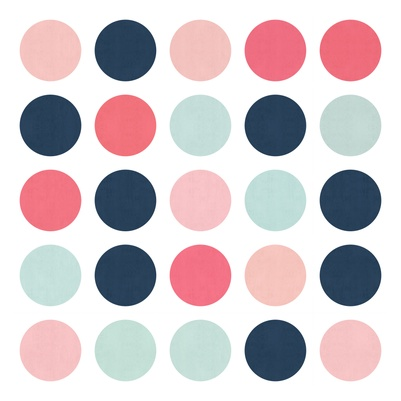
#> input picture TransformadaHough/Image/bola.jpg, 401 x 401 px, given in place of prova-01.ppm, which was not available
$ python filters.py   (older library calls are emulated)
#> lines starting #> are read from the running program, lines starting #| are printed output that depends on the picture; after the words box and inside, x2 and y2 are one past the last pixel; in counts of white or black regions, pixels touching at a corner belong together; pictures that were not available may be replaced by others from this repository, and a replacement may not be noted
import cv2
import numpy as np

# file = input("Insira o nome da imagem: ")
img = cv2.imread('Image/prova-01.ppm')
#> img is the input picture: shape (401, 401, 3); mean B, G, R 207, 202.8, 213.6

ddepth = cv2.CV_16S
kernel_size = 3

#Escala de cinza
imgGray = cv2.cvtColor(img, cv2.COLOR_BGR2GRAY)
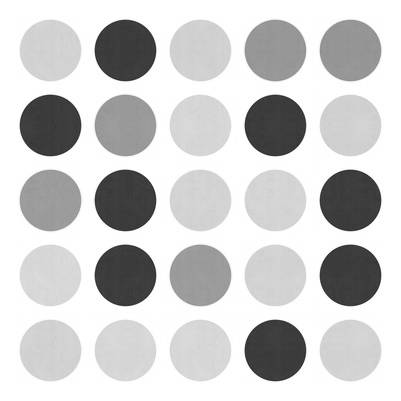
#> imgGray: shape (401, 401); min 36, max 255, mean 206.6

#Filtro Média
imgMedia = cv2.blur(img,(7,7))

#Filtro Laplaciano
auxLaplacian = cv2.Laplacian(imgGray, ddepth, ksize=kernel_size)
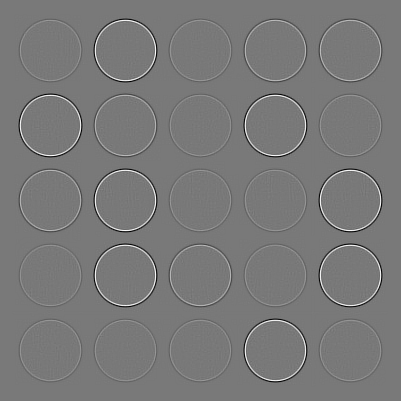
#> auxLaplacian: shape (401, 401) int16; min -632, max 698, mean 0; drawn with min black and max white
imgLaplacian = cv2.convertScaleAbs(auxLaplacian)

#Filtro Gaussiano
imgGaussian = cv2.GaussianBlur(imgGray,(3,3),0)

#Filtro de Canny
imgCanny = cv2.Canny(img,100,200)
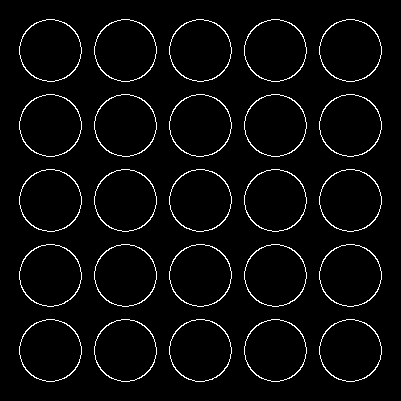
#> imgCanny: shape (401, 401); 3.5% white in thin lines or dots, all inside (x1, y1, x2, y2) = (19, 19, 382, 382)

#Filtro de Sobel
imgSobelEixoX = cv2.Sobel(imgGaussian,cv2.CV_8U,1,0,ksize=5)
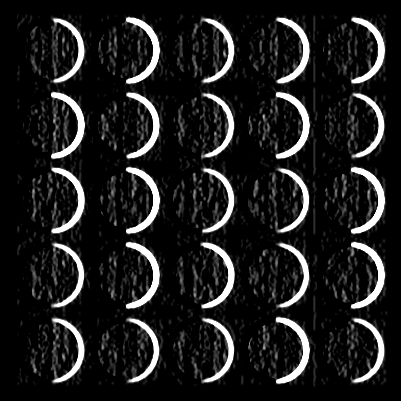
#> imgSobelEixoX: shape (401, 401); min 0, max 255, mean 30.2
imgSobelEixoY = cv2.Sobel(imgGaussian,cv2.CV_8U,0,1,ksize=5)
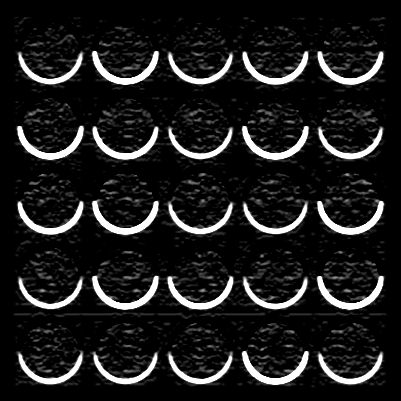
#> imgSobelEixoY: shape (401, 401); min 0, max 255, mean 29.2
imgSobel = imgSobelEixoX + imgSobelEixoY
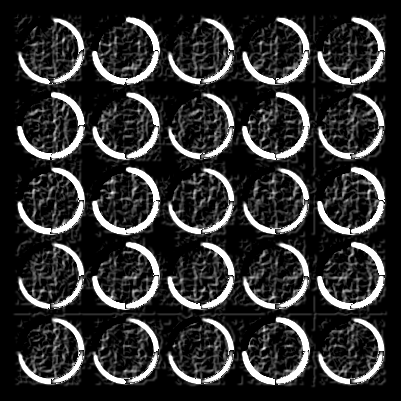
#> imgSobel: shape (401, 401); min 0, max 255, mean 48.1

#Filtro de Prewitt
mascEixoX = np.array([[1,1,1],[0,0,0],[-1,-1,-1]])
mascEixoY = np.array([[-1,0,1],[-1,0,1],[-1,0,1]])
imgPrewittEixoX = cv2.filter2D(imgGaussian, -1, mascEixoX)
imgPrewittEixoY = cv2.filter2D(imgGaussian, -1, mascEixoY)
imgPrewitt = imgPrewittEixoX + imgPrewittEixoY

#Filtro de Roberts
mascRobertsEixoX = np.array([[0, 0, 0], [0, 1, 0], [0, 0, -1]])
mascRobertsEixoY = np.array([[0, 0, 0], [0, 0, 1], [0, -1, 0]])
robertsEixoX = cv2.filter2D(img, -1, mascRobertsEixoX)
robertsEixoY = cv2.filter2D(img, -1, mascRobertsEixoY)
imgRoberts = robertsEixoX + robertsEixoY
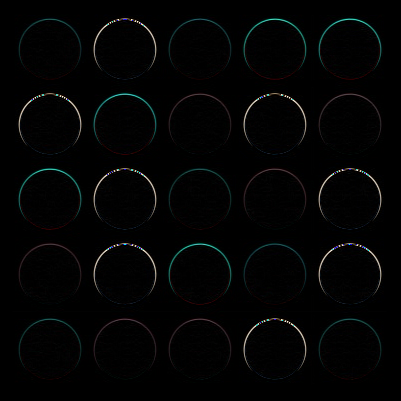
#> imgRoberts: shape (401, 401, 3); mean B, G, R 3.5, 3.6, 3.1

#Exibe os resultados
cv2.imshow("Imagem original", img)
cv2.imshow("Filtros de suavização: Média", imgMedia)
cv2.imshow("Filtros de suavização: Gaussiano", imgGaussian)
cv2.imshow("Filtros de detecção de borda: Laplacian", imgLaplacian)
cv2.imshow("Filtros de detecção de borda: Canny", imgCanny)
cv2.imshow("Filtros de detecção de borda: Sobel", imgSobel)
cv2.imshow("Filtros de detecção de borda: Prewitt", imgPrewitt)
cv2.imshow("Filtros de detecção de borda: Roberts", imgRoberts)

cv2.waitKey(0)
cv2.destroyAllWindows()
